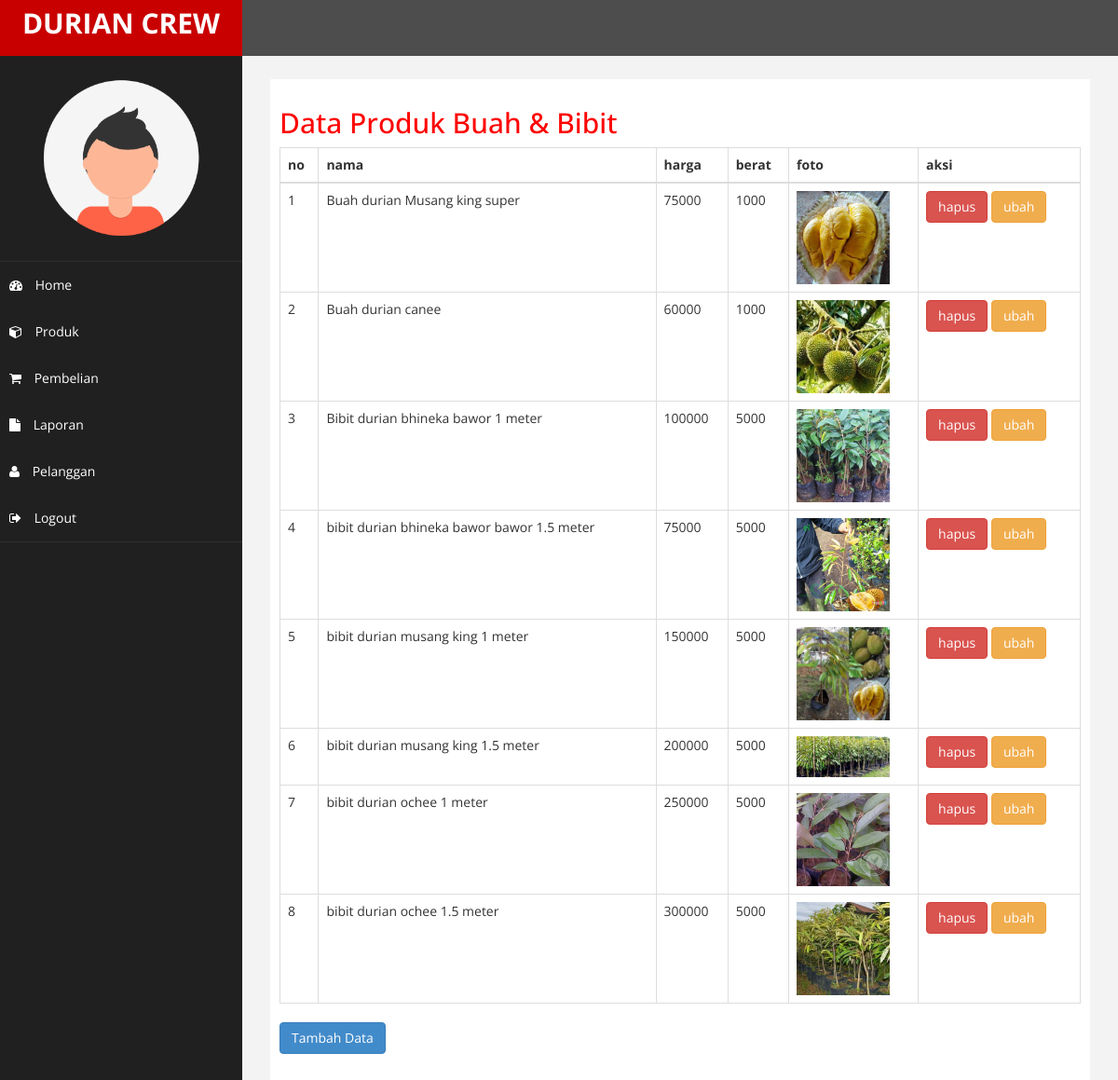
Screenshot of /admin/index.php?halaman=produk (signed in) with the database file from the repository.
### tables this page shows
CREATE TABLE `produk` (
  `id_produk` int(11) NOT NULL,
  `nama_produk` varchar(100) NOT NULL,
  `berat_produk` int(11) NOT NULL,
  `harga_produk` int(11) NOT NULL,
  `foto_produk` varchar(100) NOT NULL,
  `deskripsi_produk` text NOT NULL,
  `stok_produk` int(5) NOT NULL
);

### admin/produk.php (the view)
<h2>Data Produk Buah & Bibit</h2>
<table class="table table-bordered">
	<thead>
		<tr>
			<th>no</th>
			<th>nama</th>
			<th>harga</th>
			<th>berat</th>
			<th>foto</th>
			<th>aksi</th>
		</tr>
	</thead>
	<tbody>
		<?php $nomor=1; ?>
		<?php $ambil=$koneksi->query("SELECT * FROM produk"); ?>
		<?php while($pecah=$ambil->fetch_assoc()){; ?>
		<tr>
			<td><?php echo $nomor; ?></td>
			<td><?php echo $pecah['nama_produk']; ?></td>
			<td><?php echo $pecah['harga_produk']; ?></td>
			<td><?php echo $pecah['berat_produk']; ?></td>
			<td>
				<img src="../foto produk/<?php echo $pecah['foto_produk']; ?>" width="100px">
			</td>
			<td>
				<a href="index.php?halaman=hapusproduk&id=<?php echo $pecah['id_produk']; ?>" class="btn-danger btn">hapus</a>
				<a href="index.php?halaman=ubahproduk&id=<?php echo $pecah['id_produk']; ?>" class="btn btn-warning">ubah</a>
			</td>
		</tr>
		<?php $nomor++; ?>
	<?php } ?>
	</tbody>
</table>
<a href="index.php?halaman=tambahproduk" class="btn btn-primary">Tambah Data</a>

### admin/assets/css/custom.css (style rules this page uses)
body { font-family: 'Open Sans', sans-serif; }
h2 { color: #f00; }

### rows the page displays
produk: nama_produk "Buah durian Musang king super", harga_produk "75000", berat_produk "1000", foto_produk (picture)
produk: nama_produk "Buah durian canee", harga_produk "60000", berat_produk "1000", foto_produk (picture)
produk: nama_produk "Bibit durian bhineka bawor 1 meter", harga_produk "100000", berat_produk "5000", foto_produk (picture)
produk: nama_produk "bibit durian bhineka bawor bawor 1.5 meter", harga_produk "75000", berat_produk "5000", foto_produk (picture)
produk: nama_produk "bibit durian musang king 1 meter", harga_produk "150000", berat_produk "5000", foto_produk (picture)
produk: nama_produk "bibit durian musang king 1.5 meter", harga_produk "200000", berat_produk "5000", foto_produk (picture)
produk: nama_produk "bibit durian ochee 1 meter", harga_produk "250000", berat_produk "5000", foto_produk (picture)
produk: nama_produk "bibit durian ochee 1.5 meter", harga_produk "300000", berat_produk "5000", foto_produk (picture)
